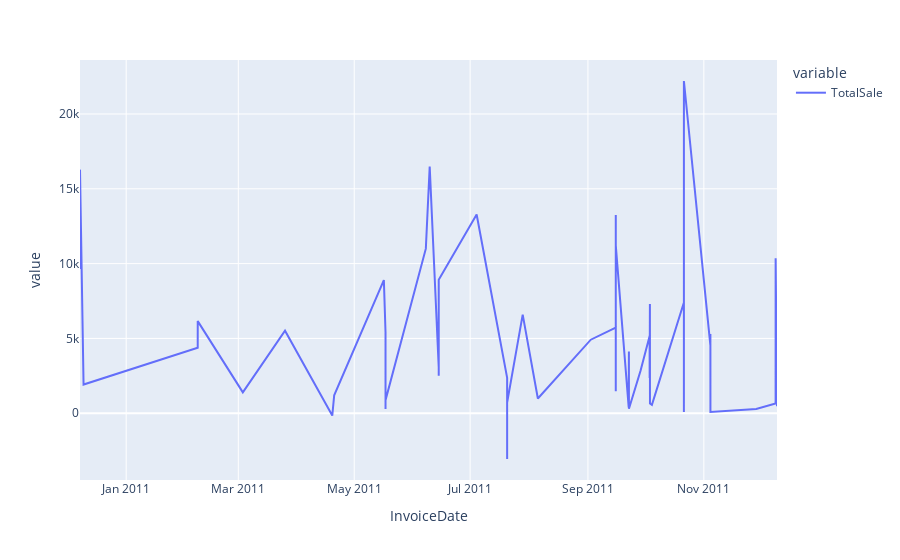

The notebook cell this image was saved under:
### Code cell
px.line(df_uk[df_uk["CustomerID"]==18102].groupby("InvoiceDate")["TotalSale"].sum())
